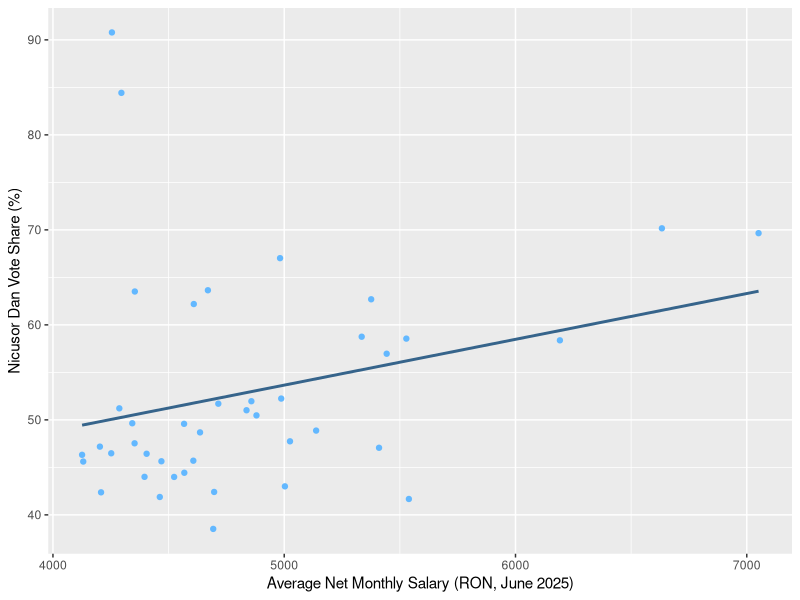
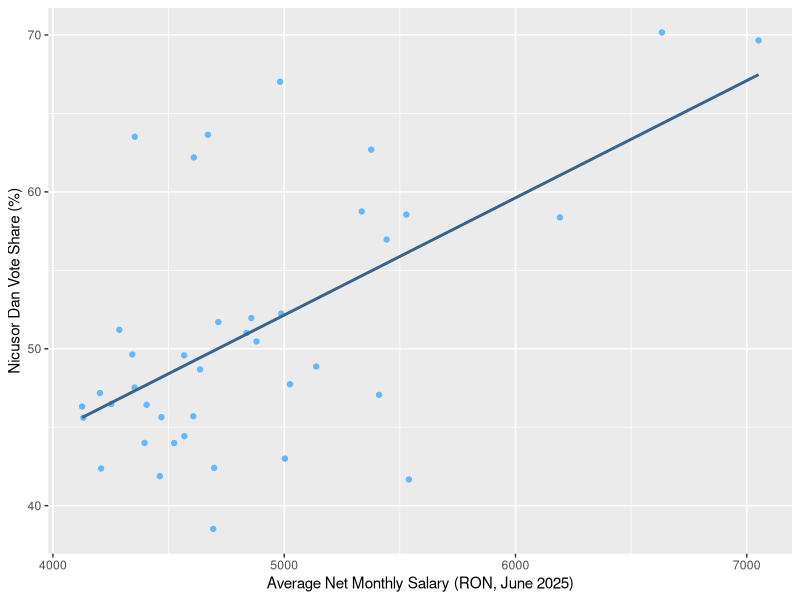

Generate these figures, in order, with R:
## ---- chunk 1
rm(list=ls())
library(tidyverse)
## ---- chunk 2
vote <- read.csv("data/prez2025.csv")

vote_clean <- vote |>
  mutate(
    Dan_Margin = Nicusor_Dan_Pct - George_Simion_Pct,
    Winner = factor(Winner, levels = c("Dan", "Simion")),
    Salary_Group = case_when(
      Avg_Net_Salary_RON_Jun2025 < 4500 ~ "Low (under 4500)",
      Avg_Net_Salary_RON_Jun2025 >= 4500 & Avg_Net_Salary_RON_Jun2025 < 5500 ~ "Mid (4500-5500)",
      Avg_Net_Salary_RON_Jun2025 >= 5500 ~ "High (above 5500)"
    ),
    Urban_Rural = if_else(Pct_Urban >= 50, "Majority Urban", "Majority Rural")
  )
vote_clean
## ---- chunk 3
vote_clean |>
  group_by(Urban_Rural) |>
  summarize(
    avg_dan_pct = mean(Nicusor_Dan_Pct),
    avg_simion_pct = mean(George_Simion_Pct),
    avg_salary = mean(Avg_Net_Salary_RON_Jun2025),
    n = n()
  ) |>
  knitr::kable(
    digits = 1,
    col.names = c("Type", "Avg Dan %", "Avg Simion %", "Avg Salary (RON)", "N Counties")
  )
## ---- chunk 4
vote_clean |>
  group_by(Salary_Group) |>
  summarize(
    avg_dan_pct = mean(Nicusor_Dan_Pct),
    avg_simion_pct = mean(George_Simion_Pct),
    n = n()
  ) |>
  knitr::kable(
    digits = 1,
    col.names = c("Salary Group", "Avg Dan %", "Avg Simion %", "N Counties")
  )
## ---- chunk 5
ggplot(data = vote_clean,
       mapping = aes(x = Avg_Net_Salary_RON_Jun2025,
                     y = Nicusor_Dan_Pct)) +
  geom_point(color = "steelblue1") +
  geom_smooth(method = "lm", se = FALSE, color = "steelblue4") +
  labs(x = "Average Net Monthly Salary (RON, June 2025)",
       y = "Nicusor Dan Vote Share (%)")
## ---- chunk 6
fit <- lm(Nicusor_Dan_Pct ~ Avg_Net_Salary_RON_Jun2025, data = vote_clean)
summary(fit)
## ---- chunk 7
vote_no_hun <- vote_clean |>
  filter(!(County %in% c("Harghita", "Covasna")))

ggplot(data = vote_no_hun,
       mapping = aes(x = Avg_Net_Salary_RON_Jun2025,
                     y = Nicusor_Dan_Pct)) +
  geom_point(color = "steelblue1") +
  geom_smooth(method = "lm", se = FALSE, color = "steelblue4") +
  labs(x = "Average Net Monthly Salary (RON, June 2025)",
       y = "Nicusor Dan Vote Share (%)")
## ---- chunk 8
fit_no_hun <- lm(Nicusor_Dan_Pct ~ Avg_Net_Salary_RON_Jun2025, data = vote_no_hun)
summary(fit_no_hun)
